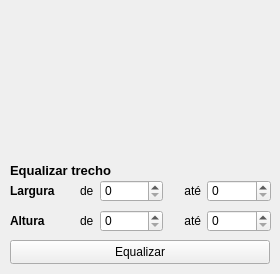
<?xml version="1.0" encoding="UTF-8"?>
<ui version="4.0">
 <class>histoEq</class>
 <widget class="QWidget" name="histoEq">
  <property name="windowModality">
   <enum>Qt::ApplicationModal</enum>
  </property>
  <property name="geometry">
   <rect>
    <x>0</x>
    <y>0</y>
    <width>280</width>
    <height>274</height>
   </rect>
  </property>
  <property name="sizePolicy">
   <sizepolicy hsizetype="Fixed" vsizetype="Fixed">
    <horstretch>0</horstretch>
    <verstretch>0</verstretch>
   </sizepolicy>
  </property>
  <property name="minimumSize">
   <size>
    <width>280</width>
    <height>274</height>
   </size>
  </property>
  <property name="maximumSize">
   <size>
    <width>280</width>
    <height>274</height>
   </size>
  </property>
  <property name="windowTitle">
   <string>Equalizar histograma</string>
  </property>
  <widget class="QWidget" name="horizontalLayoutWidget">
   <property name="geometry">
    <rect>
     <x>10</x>
     <y>180</y>
     <width>261</width>
     <height>22</height>
    </rect>
   </property>
   <layout class="QHBoxLayout" name="horizontalLayout" stretch="10,0,10,5,10">
    <item>
     <widget class="QLabel" name="label_2">
      <property name="font">
       <font>
        <weight>75</weight>
        <bold>true</bold>
       </font>
      </property>
      <property name="text">
       <string>Largura</string>
      </property>
     </widget>
    </item>
    <item>
     <widget class="QLabel" name="label_4">
      <property name="text">
       <string>de</string>
      </property>
     </widget>
    </item>
    <item>
     <widget class="QSpinBox" name="spinBox"/>
    </item>
    <item>
     <widget class="QLabel" name="label_3">
      <property name="layoutDirection">
       <enum>Qt::LeftToRight</enum>
      </property>
      <property name="text">
       <string>até</string>
      </property>
      <property name="alignment">
       <set>Qt::AlignRight|Qt::AlignTrailing|Qt::AlignVCenter</set>
      </property>
     </widget>
    </item>
    <item>
     <widget class="QSpinBox" name="spinBox_2"/>
    </item>
   </layout>
  </widget>
  <widget class="QLabel" name="label">
   <property name="geometry">
    <rect>
     <x>10</x>
     <y>160</y>
     <width>111</width>
     <height>20</height>
    </rect>
   </property>
   <property name="font">
    <font>
     <pointsize>10</pointsize>
     <weight>75</weight>
     <bold>true</bold>
    </font>
   </property>
   <property name="text">
    <string>Equalizar trecho</string>
   </property>
  </widget>
  <widget class="QWidget" name="horizontalLayoutWidget_2">
   <property name="geometry">
    <rect>
     <x>10</x>
     <y>210</y>
     <width>261</width>
     <height>22</height>
    </rect>
   </property>
   <layout class="QHBoxLayout" name="horizontalLayout_2" stretch="10,0,10,5,10">
    <item>
     <widget class="QLabel" name="label_5">
      <property name="font">
       <font>
        <weight>75</weight>
        <bold>true</bold>
       </font>
      </property>
      <property name="text">
       <string>Altura</string>
      </property>
     </widget>
    </item>
    <item>
     <widget class="QLabel" name="label_6">
      <property name="text">
       <string>de</string>
      </property>
     </widget>
    </item>
    <item>
     <widget class="QSpinBox" name="spinBox_3"/>
    </item>
    <item>
     <widget class="QLabel" name="label_7">
      <property name="layoutDirection">
       <enum>Qt::LeftToRight</enum>
      </property>
      <property name="text">
       <string>até</string>
      </property>
      <property name="alignment">
       <set>Qt::AlignRight|Qt::AlignTrailing|Qt::AlignVCenter</set>
      </property>
     </widget>
    </item>
    <item>
     <widget class="QSpinBox" name="spinBox_4"/>
    </item>
   </layout>
  </widget>
  <widget class="QPushButton" name="pushButton">
   <property name="geometry">
    <rect>
     <x>10</x>
     <y>240</y>
     <width>260</width>
     <height>24</height>
    </rect>
   </property>
   <property name="text">
    <string>Equalizar</string>
   </property>
  </widget>
 </widget>
 <resources/>
 <connections/>
</ui>
